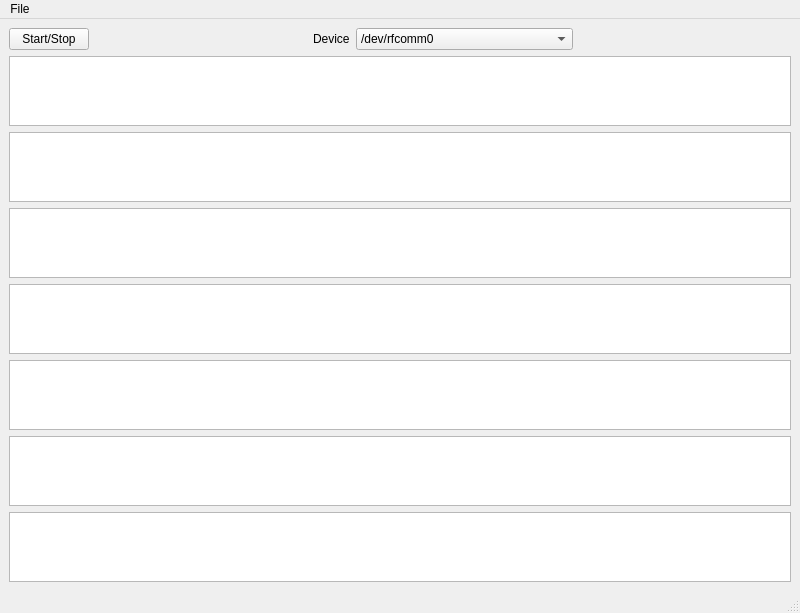
<?xml version="1.0" encoding="UTF-8"?>
<ui version="4.0">
 <class>MainWindow</class>
 <widget class="QMainWindow" name="MainWindow">
  <property name="geometry">
   <rect>
    <x>0</x>
    <y>0</y>
    <width>800</width>
    <height>600</height>
   </rect>
  </property>
  <property name="windowTitle">
   <string>MainWindow</string>
  </property>
  <widget class="QWidget" name="centralwidget">
   <layout class="QVBoxLayout" name="verticalLayout_2">
    <item>
     <layout class="QHBoxLayout" name="horizontalLayout">
      <item>
       <widget class="QPushButton" name="startButton">
        <property name="text">
         <string>Start/Stop</string>
        </property>
       </widget>
      </item>
      <item>
       <spacer name="horizontalSpacer_2">
        <property name="orientation">
         <enum>Qt::Horizontal</enum>
        </property>
        <property name="sizeHint" stdset="0">
         <size>
          <width>40</width>
          <height>20</height>
         </size>
        </property>
       </spacer>
      </item>
      <item>
       <widget class="QLabel" name="label">
        <property name="text">
         <string>Device</string>
        </property>
       </widget>
      </item>
      <item>
       <widget class="QComboBox" name="deviceComboBox">
        <property name="sizePolicy">
         <sizepolicy hsizetype="Expanding" vsizetype="Fixed">
          <horstretch>0</horstretch>
          <verstretch>0</verstretch>
         </sizepolicy>
        </property>
        <item>
         <property name="text">
          <string>/dev/rfcomm0</string>
         </property>
        </item>
        <item>
         <property name="text">
          <string>/dev/rfcomm1</string>
         </property>
        </item>
        <item>
         <property name="text">
          <string>/dev/rfcomm2</string>
         </property>
        </item>
        <item>
         <property name="text">
          <string>/dev/ttyUSB0</string>
         </property>
        </item>
        <item>
         <property name="text">
          <string>/dev/ttyUSB1</string>
         </property>
        </item>
        <item>
         <property name="text">
          <string>/dev/ttyUSB2</string>
         </property>
        </item>
        <item>
         <property name="text">
          <string>/dev/ttyS0</string>
         </property>
        </item>
        <item>
         <property name="text">
          <string>/dev/ttyS1</string>
         </property>
        </item>
        <item>
         <property name="text">
          <string>/dev/ttyS2</string>
         </property>
        </item>
        <item>
         <property name="text">
          <string>/dev/tty0</string>
         </property>
        </item>
        <item>
         <property name="text">
          <string>/dev/tty1</string>
         </property>
        </item>
        <item>
         <property name="text">
          <string>/dev/tty2</string>
         </property>
        </item>
       </widget>
      </item>
      <item>
       <spacer name="horizontalSpacer">
        <property name="orientation">
         <enum>Qt::Horizontal</enum>
        </property>
        <property name="sizeHint" stdset="0">
         <size>
          <width>40</width>
          <height>20</height>
         </size>
        </property>
       </spacer>
      </item>
     </layout>
    </item>
    <item>
     <layout class="QVBoxLayout" name="verticalLayout">
      <item>
       <widget class="PlotWidget" name="rawView"/>
      </item>
      <item>
       <widget class="PlotWidget" name="deltaView"/>
      </item>
      <item>
       <widget class="PlotWidget" name="thetaView"/>
      </item>
      <item>
       <widget class="PlotWidget" name="alphaView"/>
      </item>
      <item>
       <widget class="PlotWidget" name="betaView"/>
      </item>
      <item>
       <widget class="PlotWidget" name="gammaView"/>
      </item>
      <item>
       <widget class="PlotWidget" name="restView"/>
      </item>
     </layout>
    </item>
   </layout>
  </widget>
  <widget class="QMenuBar" name="menubar">
   <property name="geometry">
    <rect>
     <x>0</x>
     <y>0</y>
     <width>800</width>
     <height>19</height>
    </rect>
   </property>
   <widget class="QMenu" name="menuFile">
    <property name="title">
     <string>File</string>
    </property>
    <addaction name="actionQuit"/>
   </widget>
   <addaction name="menuFile"/>
  </widget>
  <widget class="QStatusBar" name="statusbar"/>
  <action name="actionQuit">
   <property name="text">
    <string>Quit</string>
   </property>
  </action>
 </widget>
 <customwidgets>
  <customwidget>
   <class>PlotWidget</class>
   <extends>QGraphicsView</extends>
   <header>pyqtgraph</header>
  </customwidget>
 </customwidgets>
 <tabstops>
  <tabstop>startButton</tabstop>
  <tabstop>rawView</tabstop>
  <tabstop>deltaView</tabstop>
  <tabstop>thetaView</tabstop>
  <tabstop>alphaView</tabstop>
  <tabstop>betaView</tabstop>
  <tabstop>gammaView</tabstop>
  <tabstop>restView</tabstop>
 </tabstops>
 <resources/>
 <connections/>
</ui>
